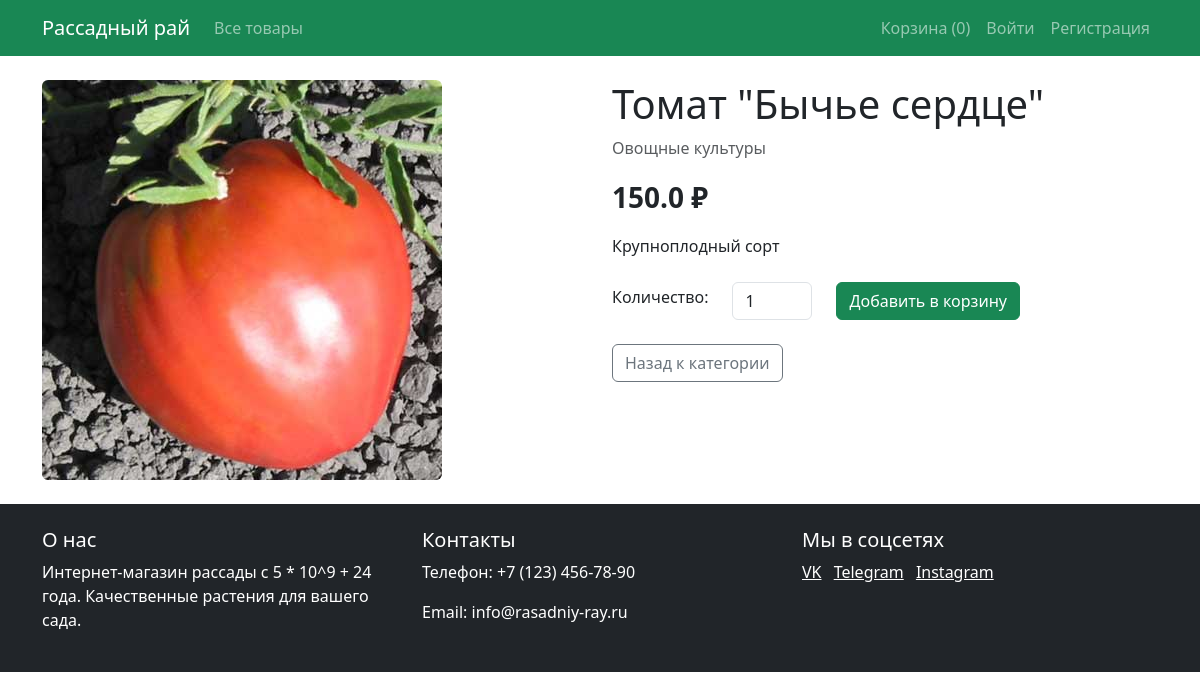
Page /product/1 on the committed database.
### models.py (models this page shows)
class Product(db.Model):
    id = db.Column(db.Integer, primary_key=True)
    name = db.Column(db.String(100), nullable=False)
    description = db.Column(db.Text)
    price = db.Column(db.Float, nullable=False)
    category_id = db.Column(db.Integer, db.ForeignKey('category.id'), nullable=False)
    image = db.Column(db.String(100))
    order_items = db.relationship('OrderItem', backref='product', lazy=True)

class Category(db.Model):
    id = db.Column(db.Integer, primary_key=True)
    name = db.Column(db.String(100), nullable=False)
    products = db.relationship('Product', backref='category', lazy=True)

### app.py (the view)
@app.route('/product/<int:product_id>')
def product(product_id):
    product = Product.query.get_or_404(product_id)
    return render_template('product.html', product=product)

### app.py (called while the page is built)
@app.before_request
def fix_cart():
    if 'cart' in session and not isinstance(session['cart'], dict):
        session.pop('cart', None)

### templates/product.html (shortened to what this page needs)
{% extends "base.html" %}
{% block content %}
<div class="row">
    <div class="col-md-6">
        <img src="{{ url_for('static', filename='images/' + product.image) }}" class="img-fluid rounded" alt="{{ product.name }}">
    </div>
    <div class="col-md-6">
        <h1>{{ product.name }}</h1>
        <p class="text-muted">{{ product.category.name }}</p>
        <p class="fs-3 fw-bold">{{ product.price }} ₽</p>
        <p>{{ product.description }}</p>
        <form action="{{ url_for('add_to_cart', product_id=product.id) }}" method="POST" class="mt-4">
            <div class="row align-items-center">
                <div class="col-auto">
                    <label for="quantity" class="form-label">Количество:</label>
                </div>
                <div class="col-auto">
                    <input type="number" id="quantity" name="quantity" value="1" min="1" class="form-control" style="width: 80px;">
                </div>
                <div class="col-auto">
                    <button type="submit" class="btn btn-success">Добавить в корзину</button>
                </div>
            </div>
        </form>
        <div class="mt-4">
            <a href="{{ url_for('products', category_id=product.category_id) }}" class="btn btn-outline-secondary">
                Назад к категории
            </a>
        </div>
    </div>
</div>
{% endblock %}

### static/css/style.css (style rules this page uses)
body { font-family: 'Segoe UI', Tahoma, Geneva, Verdana, sans-serif; background-color: #f8f9fa; }

### rows in the picture
Product: image (picture), name "Томат \"Бычье сердце\"", price "150.0", description "Крупноплодный сорт"
Category: category.name "Овощные культуры"

### other values in the picture
{{ session.get('cart', {})|length }} "0"
